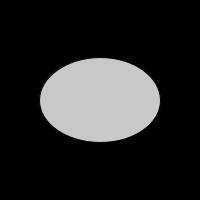
Frame 1 (no input)
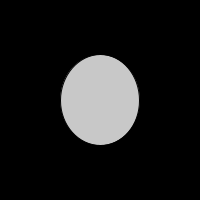
Frame 60 (the mouse pressed at the canvas centre just before this capture)
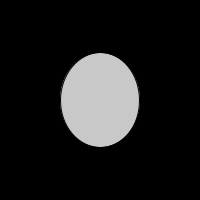
Frame 120 (the mouse held since frame 60 and released just before this capture)

The Processing sketch that drew these frames (run headless with seeded random() and noise(); from frame 60 on, the mouse is pressed at the canvas centre):

// Processing sketch: exercise_13_4
// ── exercise_13_4.pde
float xtime = 0.0;
float ytime = 100.0;

float increment = 0.01;

void setup(){
  size(200,200);
}

void draw(){
  background(0);
  
  float x = map(noise(xtime),0,1,0,width);
  float y = map(noise(ytime),0,1,0,height);
  
  xtime += increment;
  ytime += increment;
  
  fill(200);
  
  ellipse(100,100, x, y);
}
